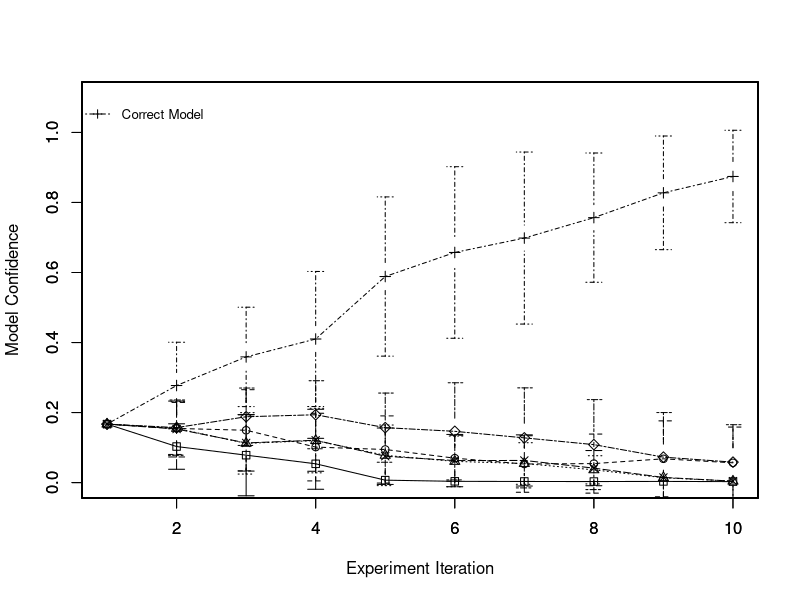

Here is the R script that generated this plot:
library(gplots)

par(xaxt="n")
par(yaxt="n")

d <- read.table("roll_sim2.dat", header=FALSE)
iter <- d[,1]
m0p <- d[,2]
m1p <- d[,3]
m2p <- d[,4]
m3p <- d[,5]
m4p <- d[,6]
m5p <- d[,7]
m0sd <- d[,8]
m1sd <- d[,9]
m2sd <- d[,10]
m3sd <- d[,11]
m4sd <- d[,12]
m5sd <- d[,13]

plotCI(iter, m0p, m0sd, ylim = c(0, 1.1), lty=1, pch=0, xlab="", ylab="");
par(new=TRUE)

plot(iter, m0p, type = 'l', ylim = c(0, 1.1), lty=1, pch=0, xlab="", ylab="");
par(new=TRUE)

par(xaxt="n")
par(yaxt="n")

plotCI(iter, m1p, m1sd, ylim = c(0, 1.1), lty=2, pch=1, xlab="", ylab="");
par(new=TRUE)

plot(iter, m1p, type = 'l', ylim = c(0, 1.1), lty=2, pch=1, xlab="", ylab="");
par(new=TRUE)

par(xaxt="n")
par(yaxt="n")

plotCI(iter, m2p, m2sd, ylim = c(0, 1.1), lty=3, pch=2, xlab="", ylab="");
par(new=TRUE)

plot(iter, m2p, type = 'l', ylim = c(0, 1.1), lty=3, pch=2, xlab="", ylab="");
par(new=TRUE)

par(xaxt="n")
par(yaxt="n")

plotCI(iter, m3p, m3sd, ylim = c(0, 1.1), lty=4, pch=3, xlab="", ylab="");
par(new=TRUE)

plot(iter, m3p, type = 'l', ylim = c(0, 1.1), lty=4, pch=3, xlab="", ylab="");
par(new=TRUE)

par(xaxt="n")
par(yaxt="n")

plotCI(iter, m4p, m4sd, ylim = c(0, 1.1), lty=5, pch=4, xlab="", ylab="");
par(new=TRUE)

plot(iter, m4p, type = 'l', ylim = c(0, 1.1), lty=5, pch=4, xlab="", ylab="");
par(new=TRUE)

par(xaxt="s")
par(yaxt="s")

plotCI(iter, m5p, m5sd, ylim = c(0, 1.1), lty=6, pch=5, xlab="", ylab="");
par(new=TRUE)

plot(iter, m5p, type = 'l', ylim = c(0, 1.1), lty=6, pch=5, xlab="Experiment Iteration", ylab="Model Confidence");
par(new=TRUE)

legend("topleft", legend = c("Correct Model"), text.width = strwidth("Correct Model"), xjust = 1, yjust = 1, lty = c(4), pch = c(3), bty = "n", cex = 0.8, title = "")
